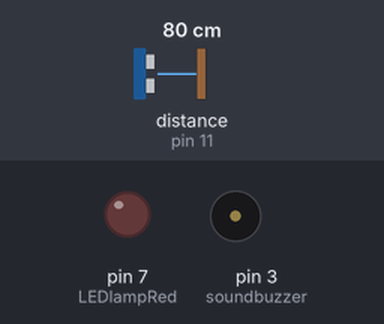
Recording of a sketch running on a simulated Arduino Uno, built with avr-gcc and run on an emulated ATmega328P. On the bench: output pins drawn as LEDs (lit = HIGH), buzzer (waves = sounding, pin HIGH). Wiring (inferred from the names in the program): ultrasonic range finder: trigger pin 12; echo pin 11. Inputs (shaded band) come from the test bench; at power-on: distance to the obstacle (sensor on pin 11) 80 cm. The echo pulse lasts 58.3 µs per cm; pins used as bus, display or sensor lines are not drawn.

Above: at 1.2 s.
1.3 s: distance to the obstacle (sensor on pin 11) set to 14 cm
2.8 s: distance to the obstacle (sensor on pin 11) set to 11 cm
At 3.3 s:
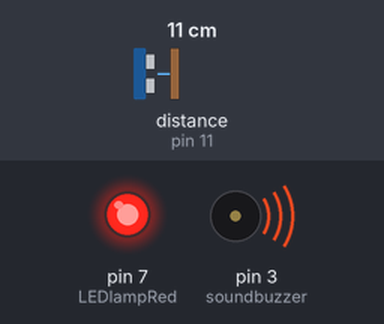
4.5 s: distance to the obstacle (sensor on pin 11) set to 18 cm
At 5.7 s:
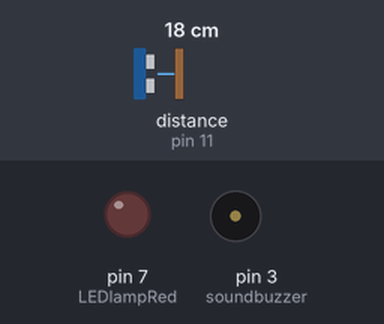
6.0 s: distance to the obstacle (sensor on pin 11) set to 2 cm
At 7.3 s:
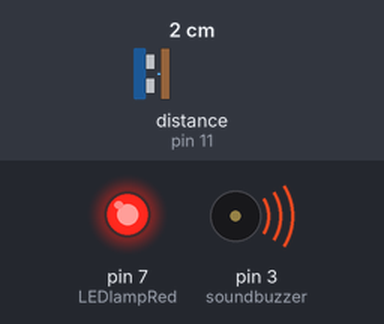
Timing chart, 0 to 8.5 s (numbered marks = the images above; inputs shaded):
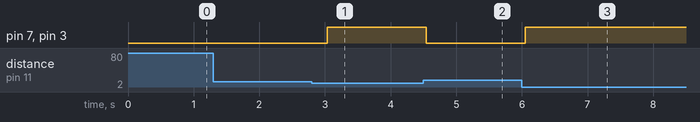

The sketch:

Buzzer.ino
```cpp
#define trigPin 12
#define echoPin 11
#define LEDlampRed 7
#define soundbuzzer 3
int sound = 500;


void setup() {
  Serial.begin (9600);
  pinMode(trigPin, OUTPUT);
  pinMode(echoPin, INPUT);
  pinMode(LEDlampRed, OUTPUT);
  pinMode(soundbuzzer, OUTPUT);
}
void loop() {
  long durationindigit, distanceincm;
  digitalWrite(trigPin, LOW);
  delayMicroseconds(2);
  digitalWrite(trigPin, HIGH);
  delayMicroseconds(10);
  digitalWrite(trigPin, LOW);
  durationindigit = pulseIn(echoPin, HIGH);
  distanceincm = (durationindigit/5) / 29.1;


  if (distanceincm < 5){
    digitalWrite(LEDlampRed, HIGH);
   digitalWrite(soundbuzzer, HIGH);
  }
  else {
   digitalWrite(LEDlampRed, LOW);
   digitalWrite(soundbuzzer, LOW);
  }

  delay(300);
}
```

Measured:
- the behaviour switches between 13 and 12 cm on distance to the obstacle (sensor on pin 11) (found by bisection; images 0 and 1)
- after the input at 1.3 s, every drawn part: stays the same
- after the input at 2.8 s, pin 7 (LEDlampRed), pin 3 (soundbuzzer): LOW → HIGH after 0.23 s
- after the input at 4.5 s, pin 7 (LEDlampRed), pin 3 (soundbuzzer): HIGH → LOW at once
- after the input at 6.0 s, pin 7 (LEDlampRed), pin 3 (soundbuzzer): LOW → HIGH after 0.05 s
